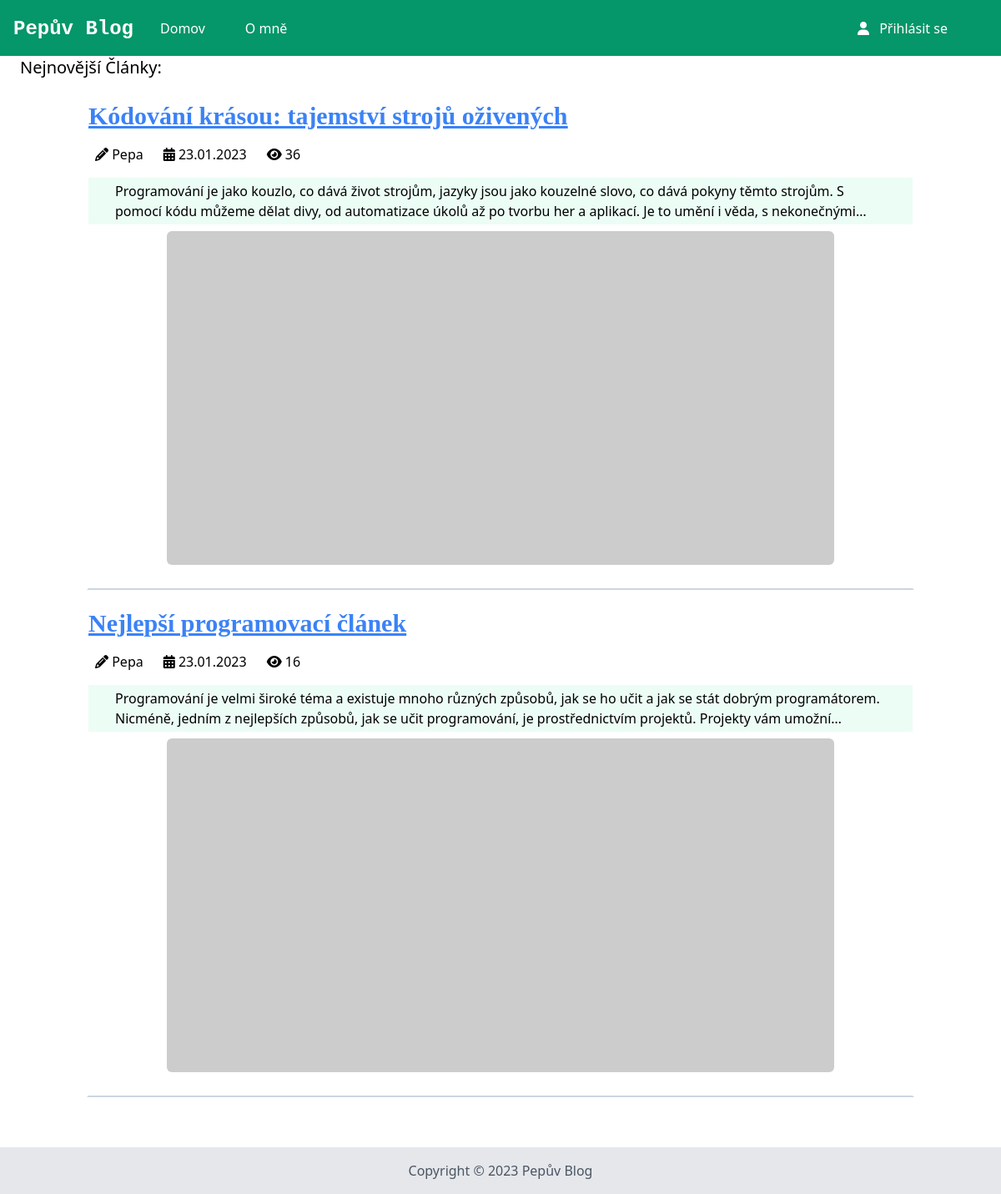
The page / on the database its author committed.
### app.py (models this page shows, shortened)
class Article(db.Model):
    id = db.Column(db.Integer, primary_key=True)
    title = db.Column(db.String, nullable=False)
    content = db.Column(db.String, nullable=False)
    author_id = db.Column(db.Integer, db.ForeignKey('user.id'), nullable=False)
    categories = db.Column(db.PickleType, default=["uncategorized"])
    likes = db.Column(db.PickleType)
    dislikes = db.Column(db.PickleType)
    date_created = db.Column(db.DateTime, default=datetime.utcnow)
    views = db.Column(db.Integer, default=0)
    thumbnail = db.Column(db.String)

class User(db.Model):
    id = db.Column(db.Integer, primary_key=True)
    login = db.Column(db.String, nullable=False)
    password = db.Column(db.String, nullable=False)
    admin = db.Column(db.Boolean, default=0)
    articles = db.relationship('Article', backref='author', lazy=True)
    is_active = db.Column(db.Boolean, default=True)
    is_authenticated = db.Column(db.Boolean)
    def is_authenticated(self):
        return self.is_authenticated
    def is_active(self):
        return self.is_active

### app.py (the view)
@app.route("/")
def index():
    articles = Article.query.order_by(desc(Article.id)).all()
    return render_template("index.html",articles=articles)

### templates/index.html (shortened to what this page needs)
{% extends 'base.html' %}
{% block body %}
<h2 class="text-xl font-medium mb-2">Nejnovější Články:</h3>
	<div class="container mx-auto p-4">
		{% for article in articles %}
		<div class="mb-5 pb-5 border-2 border-white border-b-slate-300">
			<h2 class="text-3xl font-bold text-blue-500 underline font-serif"><a
					href="{{ url_for('article',id=article.id) }}">{{article.title}}</a></h2>
					<div class="flex gap-6 my-4 px-2">
			<p class=""><i class="fa-solid fa-pencil"></i> {{article.author.login}}</p>
			<p class=""><i class="fa-solid fa-calendar-days"></i> {{article.date_created.strftime('%d.%m.%Y')}}</p>
			<p class=""><i class="fa-solid fa-eye"></i> {{article.views}}</p>
		</div>
			<div class="px-8 py-1 bg-emerald-50 article-content">{{article.content|safe}}</div>
			{% if article.thumbnail==None %}
			<img src="https://picsum.photos/800/400" alt="{{article.title}}" class="m-auto rounded-md my-2">
			{% else %}
			<img src="{{article.thumbnail}}" alt="{{article.title}}" class="m-auto">
			{%endif%}
		</div>
		{% endfor %}
	</div>
	{% endblock %}

### templates/base.html (shortened to what this page needs)
<!DOCTYPE html>
<html lang="cs">
<head>
  <link rel="stylesheet" href="{{ url_for('static',filename='css/output.css') }}" />
  <link rel="stylesheet" href="https://cdnjs.cloudflare.com/ajax/libs/font-awesome/6.2.1/css/all.min.css"
 />
</head>
<body>
  <header class="bg-emerald-600 text-white p-4 flex items-center justify-between fixed w-full">
    <h1 class="text-2xl font-bold"><a class="font-mono" href="{{ url_for('index') }}">Pepův Blog</a></h1>
    <nav class="flex flex-1 items-center">
      <ul class="flex ml-8 flex-1 gap-8">
        <li class="mr-4 hover:text-gray-300"><a href="{{ url_for('index') }}">Domov</a></li>
        <li class="mr-4 hover:text-gray-300"><a href="{{ url_for('about') }}">O mně</a></li>
        <li class="mr-4 hover:text-gray-300 absolute right-12">
          <a href="{{ url_for('admin_login') }}">
          <i class="fa-solid fa-user mr-2"></i>
          {% if current_user.login %}
          {{current_user.login}}
          {% else %}
          Přihlásit se
          {% endif %}
        </a>
      </li>
      </ul>
    </nav>
  </header>
  <main class="py-6 px-6">
    {% block body %} {% endblock %}
  </main>
  <footer class="bg-gray-200 p-4">
    <p class="text-center text-gray-600">Copyright © 2023 Pepův Blog</p>
  </footer>
</body>
</html>

### templates/index.html (style rules this page uses)
div.article-content { display: -webkit-box; -webkit-line-clamp: 2; -webkit-box-orient: vertical; overflow: hidden; text-overflow: ellipsis; }

### rows shown on the page
Article: title "Kódování krásou: tajemství strojů oživených", author.login "Pepa", date_created "23.01.2023", views "36", content "Programování je jako kouzlo, co dává život strojům, jazyky jsou jako kouzelné slovo, co dává pokyny těmto strojům. S pomocí kódu můžeme dělat divy, od automatizace úkolů až po tvorbu her a aplikací. Je to umění i věda, s…"
Article: title "Nejlepší programovací článek", author.login "Pepa", date_created "23.01.2023", views "16", content "Programování je velmi široké téma a existuje mnoho různých způsobů, jak se ho učit a jak se stát dobrým programátorem. Nicméně, jedním z nejlepších způsobů, jak se učit programování, je prostřednictvím projektů. Projekty vám…"
